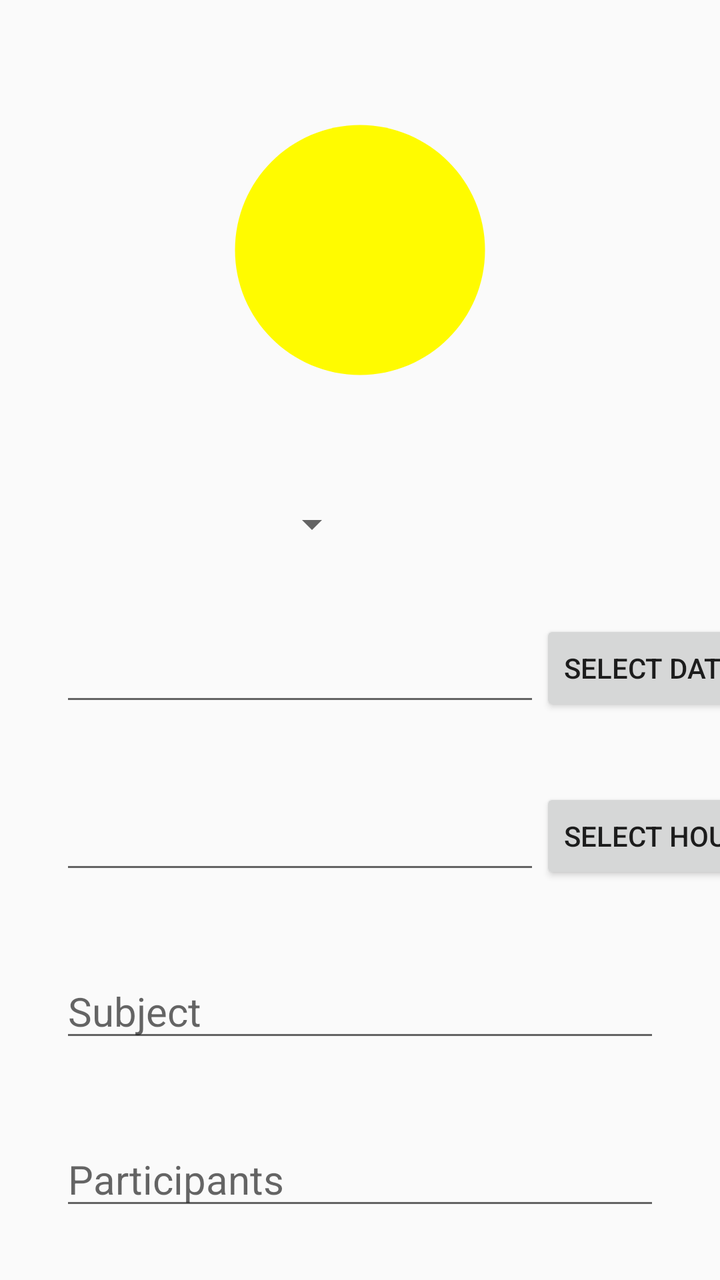
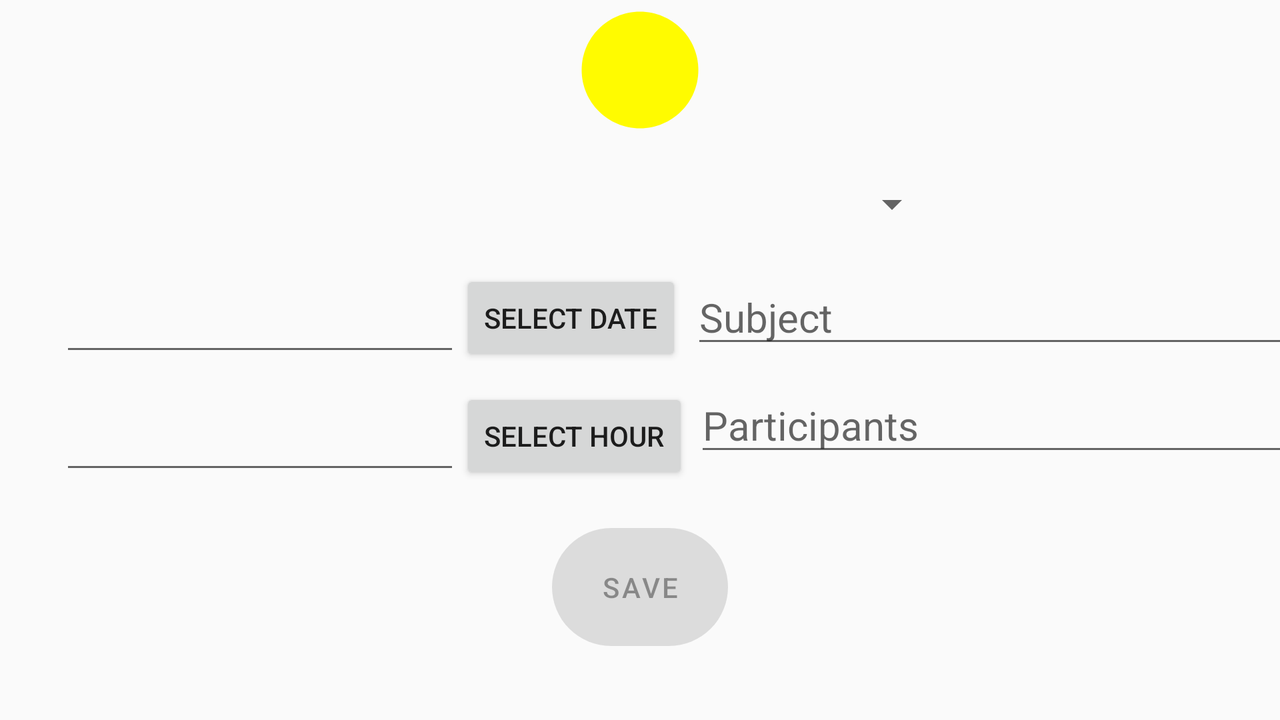

One screen, two layout resources from the same app: the default and the repository's alternative for another configuration. Each is rendered where Android would select it; the XML of both is given below.
<!-- AndroidManifest.xml: application theme AppTheme -->
<!-- res/layout/activity_add_meeting.xml -->
<?xml version="1.0" encoding="utf-8"?>
<androidx.constraintlayout.widget.ConstraintLayout xmlns:android="http://schemas.android.com/apk/res/android"
    xmlns:app="http://schemas.android.com/apk/res-auto"
    xmlns:tools="http://schemas.android.com/tools"
    android:layout_width="match_parent"
    android:layout_height="match_parent"
    tools:context=".ui.meeting_list.AddMeetingActivity">

    <ImageButton
        android:id="@+id/add_color"
        android:layout_width="150dp"
        android:layout_height="150dp"
        app:layout_constraintTop_toTopOf="parent"
        app:layout_constraintStart_toStartOf="parent"
        app:layout_constraintEnd_toEndOf="parent"
        android:layout_marginTop="50dp"
        android:background="@drawable/ic_lens" />

    <Spinner
        android:id="@+id/spinner_location"
        android:layout_width="150dp"
        android:layout_height="wrap_content"
        app:layout_constraintTop_toBottomOf="@+id/add_color"
        app:layout_constraintStart_toStartOf="parent"
        android:layout_marginTop="50dp"
        android:layout_marginLeft="30dp"
        android:textSize="20sp"/>

    <EditText
        android:id="@+id/select_date"
        android:layout_width="240dp"
        android:layout_height="wrap_content"
        app:layout_constraintTop_toBottomOf="@+id/spinner_location"
        app:layout_constraintStart_toStartOf="parent"
        android:layout_marginTop="40dp"
        android:layout_marginLeft="30dp"
        android:textSize="20sp" />

    <Button
        android:id="@+id/button_date"
        android:layout_width="wrap_content"
        android:layout_height="wrap_content"
        app:layout_constraintBottom_toBottomOf="@id/select_date"
        app:layout_constraintStart_toEndOf="@id/select_date"
        android:text="Select date"/>

    <EditText
        android:id="@+id/select_hour"
        android:layout_width="240dp"
        android:layout_height="wrap_content"
        app:layout_constraintTop_toBottomOf="@+id/select_date"
        app:layout_constraintStart_toStartOf="parent"
        android:layout_marginTop="40dp"
        android:layout_marginLeft="30dp"
        android:textSize="20sp" />

    <Button
        android:id="@+id/button_hour"
        android:layout_width="wrap_content"
        android:layout_height="wrap_content"
        app:layout_constraintBottom_toBottomOf="@+id/select_hour"
        app:layout_constraintStart_toEndOf="@id/select_hour"
        android:text="Select hour"/>


    <com.google.android.material.textfield.TextInputEditText
        android:id="@+id/add_subject"
        android:layout_width="match_parent"
        android:layout_height="wrap_content"
        app:layout_constraintTop_toBottomOf="@+id/select_hour"
        app:layout_constraintStart_toStartOf="parent"
        app:layout_constraintEnd_toEndOf="parent"
        android:layout_marginTop="40dp"
        android:layout_marginLeft="30dp"
        android:layout_marginRight="30dp"
        android:textSize="20sp"
        android:hint="Subject"/>

    <com.google.android.material.textfield.TextInputEditText
        android:id="@+id/add_participants"
        android:layout_width="match_parent"
        android:layout_height="wrap_content"
        app:layout_constraintTop_toBottomOf="@+id/add_subject"
        app:layout_constraintStart_toStartOf="parent"
        app:layout_constraintEnd_toEndOf="parent"
        android:layout_marginTop="40dp"
        android:layout_marginLeft="30dp"
        android:layout_marginRight="30dp"
        android:textSize="20sp"
        android:hint="Participants"/>

    <com.google.android.material.button.MaterialButton
        android:id="@+id/add_save"
        android:layout_width="wrap_content"
        android:layout_height="wrap_content"
        app:layout_constraintTop_toBottomOf="@+id/add_participants"
        app:layout_constraintStart_toStartOf="parent"
        app:layout_constraintEnd_toEndOf="parent"
        android:layout_marginTop="30dp"
        android:padding="30dp"
        android:enabled="false"
        android:gravity="center"
        app:cornerRadius="100dp"
        android:theme="@style/Theme.MyApp"
        android:text="save" />





</androidx.constraintlayout.widget.ConstraintLayout>
<!-- resources referenced by this layout -->
<resources>
  <!-- drawable ic_lens (drawable) -->
  <vector xmlns:android="http://schemas.android.com/apk/res/android"
          android:width="@dimen/drawable_size"
          android:height="@dimen/drawable_size"
          android:tint="#FFFB00"
          android:viewportWidth="24.0"
          android:viewportHeight="24.0">
      <path
          android:fillColor="#FFFB00"
          android:pathData="M12,2C6.48,2 2,6.48 2,12s4.48,10 10,10 10,-4.48 10,-10S17.52,2 12,2z"/>
  </vector>
  <style name="Theme.MyApp" parent="Theme.MaterialComponents.Light" />
  <style name="AppTheme" parent="Theme.AppCompat.Light.DarkActionBar">
  
          
          <item name="colorPrimary">@color/colorPrimary</item>
          <item name="colorPrimaryDark">@color/colorPrimaryDark</item>
          <item name="colorAccent">@color/colorAccent</item>
      </style>
  <dimen name="drawable_size">150dp</dimen>
</resources>
<!-- res/layout-land/activity_add_meeting.xml (the repository's variant of the layout above) -->
<!-- drawn on the phone turned sideways -->
<?xml version="1.0" encoding="utf-8"?>
<androidx.constraintlayout.widget.ConstraintLayout xmlns:android="http://schemas.android.com/apk/res/android"
    xmlns:app="http://schemas.android.com/apk/res-auto"
    xmlns:tools="http://schemas.android.com/tools"
    android:layout_width="match_parent"
    android:layout_height="match_parent"
    tools:context=".ui.meeting_list.AddMeetingActivity">

    <ImageButton
        android:id="@+id/add_color"
        android:layout_width="70dp"
        android:layout_height="70dp"
        app:layout_constraintTop_toTopOf="parent"
        app:layout_constraintStart_toStartOf="parent"
        app:layout_constraintEnd_toEndOf="parent"
        android:background="@drawable/ic_lens"/>

    <Spinner
        android:id="@+id/spinner_location"
        android:layout_width="300dp"
        android:layout_height="wrap_content"
        app:layout_constraintTop_toBottomOf="@+id/add_color"
        app:layout_constraintStart_toStartOf="parent"
        app:layout_constraintEnd_toEndOf="parent"
        android:layout_marginTop="20dp"
        android:textSize="20sp"
        android:hint="Location"/>



    <EditText
        android:id="@+id/select_date"
        android:layout_width="200dp"
        android:layout_height="wrap_content"
        app:layout_constraintTop_toBottomOf="@+id/spinner_location"
        app:layout_constraintStart_toStartOf="parent"
        android:layout_marginTop="25dp"
        android:layout_marginLeft="30dp"
        android:textSize="20sp" />

    <Button
        android:id="@+id/button_date"
        android:layout_width="wrap_content"
        android:layout_height="wrap_content"
        app:layout_constraintBottom_toBottomOf="@+id/select_date"
        app:layout_constraintStart_toEndOf="@id/select_date"
        android:text="Select date"/>

    <com.google.android.material.textfield.TextInputEditText
        android:id="@+id/select_hour"
        android:layout_width="200dp"
        android:layout_height="wrap_content"
        app:layout_constraintTop_toBottomOf="@+id/select_date"
        app:layout_constraintStart_toStartOf="parent"
        android:layout_marginTop="15dp"
        android:layout_marginLeft="30dp"
        android:textSize="20sp" />

    <Button
        android:id="@+id/button_hour"
        android:layout_width="wrap_content"
        android:layout_height="wrap_content"
        app:layout_constraintBottom_toBottomOf="@+id/select_hour"
        app:layout_constraintStart_toEndOf="@id/select_hour"
        android:text="Select hour"/>

    <com.google.android.material.textfield.TextInputEditText
        android:id="@+id/add_subject"
        android:layout_width="300dp"
        android:layout_height="wrap_content"
        app:layout_constraintTop_toTopOf="@+id/button_date"
        app:layout_constraintStart_toEndOf="@id/button_date"
        app:layout_constraintEnd_toEndOf="parent"
        android:layout_marginLeft="30dp"
        android:layout_marginRight="20dp"
        android:textSize="20sp"
        android:hint="Subject"/>

    <com.google.android.material.textfield.TextInputEditText
        android:id="@+id/add_participants"
        android:layout_width="300dp"
        android:layout_height="wrap_content"
        app:layout_constraintTop_toBottomOf="@+id/add_subject"
        app:layout_constraintStart_toEndOf="@+id/button_hour"
        app:layout_constraintEnd_toEndOf="parent"
        android:layout_marginTop="10dp"
        android:layout_marginLeft="30dp"
        android:layout_marginRight="20dp"
        android:textSize="20sp"
        android:hint="Participants"/>

    <com.google.android.material.button.MaterialButton
        android:id="@+id/add_save"
        android:layout_width="wrap_content"
        android:layout_height="wrap_content"
        app:layout_constraintTop_toBottomOf="@+id/add_participants"
        app:layout_constraintStart_toStartOf="parent"
        app:layout_constraintEnd_toEndOf="parent"
        android:layout_marginTop="25dp"
        android:padding="20dp"
        android:enabled="false"
        android:gravity="center"
        app:cornerRadius="100dp"
        android:theme="@style/Theme.MyApp"
        android:text="save" />


</androidx.constraintlayout.widget.ConstraintLayout>
<!-- resources referenced by the variant -->
<!-- as the phone turned sideways resolves them -->
<resources>
  <!-- drawable ic_lens (drawable) -->
  <vector xmlns:android="http://schemas.android.com/apk/res/android"
          android:width="@dimen/drawable_size"
          android:height="@dimen/drawable_size"
          android:tint="#FFFB00"
          android:viewportWidth="24.0"
          android:viewportHeight="24.0">
      <path
          android:fillColor="#FFFB00"
          android:pathData="M12,2C6.48,2 2,6.48 2,12s4.48,10 10,10 10,-4.48 10,-10S17.52,2 12,2z"/>
  </vector>
  <style name="Theme.MyApp" parent="Theme.MaterialComponents.Light" />
  <style name="AppTheme" parent="Theme.AppCompat.Light.DarkActionBar">
  
          
          <item name="colorPrimary">@color/colorPrimary</item>
          <item name="colorPrimaryDark">@color/colorPrimaryDark</item>
          <item name="colorAccent">@color/colorAccent</item>
      </style>
  <!-- from res/values-land/ -->
  <dimen name="drawable_size">70dp</dimen>
</resources>
